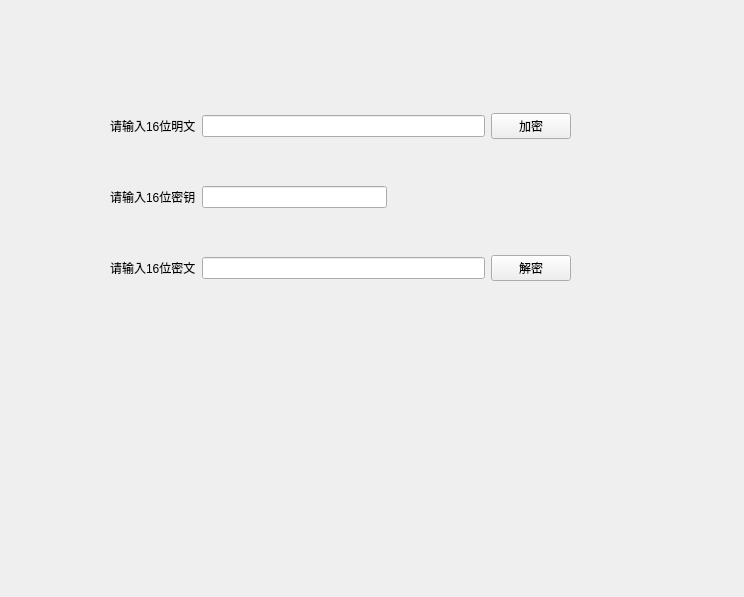
<?xml version="1.0" encoding="UTF-8"?>
<ui version="4.0">
 <class>Form</class>
 <widget class="QWidget" name="Form">
  <property name="geometry">
   <rect>
    <x>0</x>
    <y>0</y>
    <width>744</width>
    <height>597</height>
   </rect>
  </property>
  <property name="windowTitle">
   <string>Form</string>
  </property>
  <widget class="QWidget" name="">
   <property name="geometry">
    <rect>
     <x>110</x>
     <y>72</y>
     <width>461</width>
     <height>251</height>
    </rect>
   </property>
   <layout class="QVBoxLayout" name="verticalLayout">
    <item>
     <layout class="QHBoxLayout" name="horizontalLayout_3">
      <item>
       <widget class="QLabel" name="label">
        <property name="text">
         <string>请输入16位明文</string>
        </property>
       </widget>
      </item>
      <item>
       <widget class="QLineEdit" name="plainTextEdit"/>
      </item>
      <item>
       <widget class="QPushButton" name="bt_encipher">
        <property name="text">
         <string>加密</string>
        </property>
       </widget>
      </item>
     </layout>
    </item>
    <item>
     <layout class="QHBoxLayout" name="horizontalLayout">
      <item>
       <widget class="QLabel" name="label_3">
        <property name="text">
         <string>请输入16位密钥</string>
        </property>
       </widget>
      </item>
      <item>
       <widget class="QLineEdit" name="keyEdit"/>
      </item>
      <item>
       <spacer name="horizontalSpacer">
        <property name="orientation">
         <enum>Qt::Horizontal</enum>
        </property>
        <property name="sizeHint" stdset="0">
         <size>
          <width>40</width>
          <height>20</height>
         </size>
        </property>
       </spacer>
      </item>
     </layout>
    </item>
    <item>
     <layout class="QHBoxLayout" name="horizontalLayout_2">
      <item>
       <widget class="QLabel" name="label_2">
        <property name="text">
         <string>请输入16位密文</string>
        </property>
       </widget>
      </item>
      <item>
       <widget class="QLineEdit" name="cipherTextEdit"/>
      </item>
      <item>
       <widget class="QPushButton" name="bt_decipher">
        <property name="text">
         <string>解密</string>
        </property>
       </widget>
      </item>
     </layout>
    </item>
   </layout>
  </widget>
 </widget>
 <resources/>
 <connections/>
</ui>
